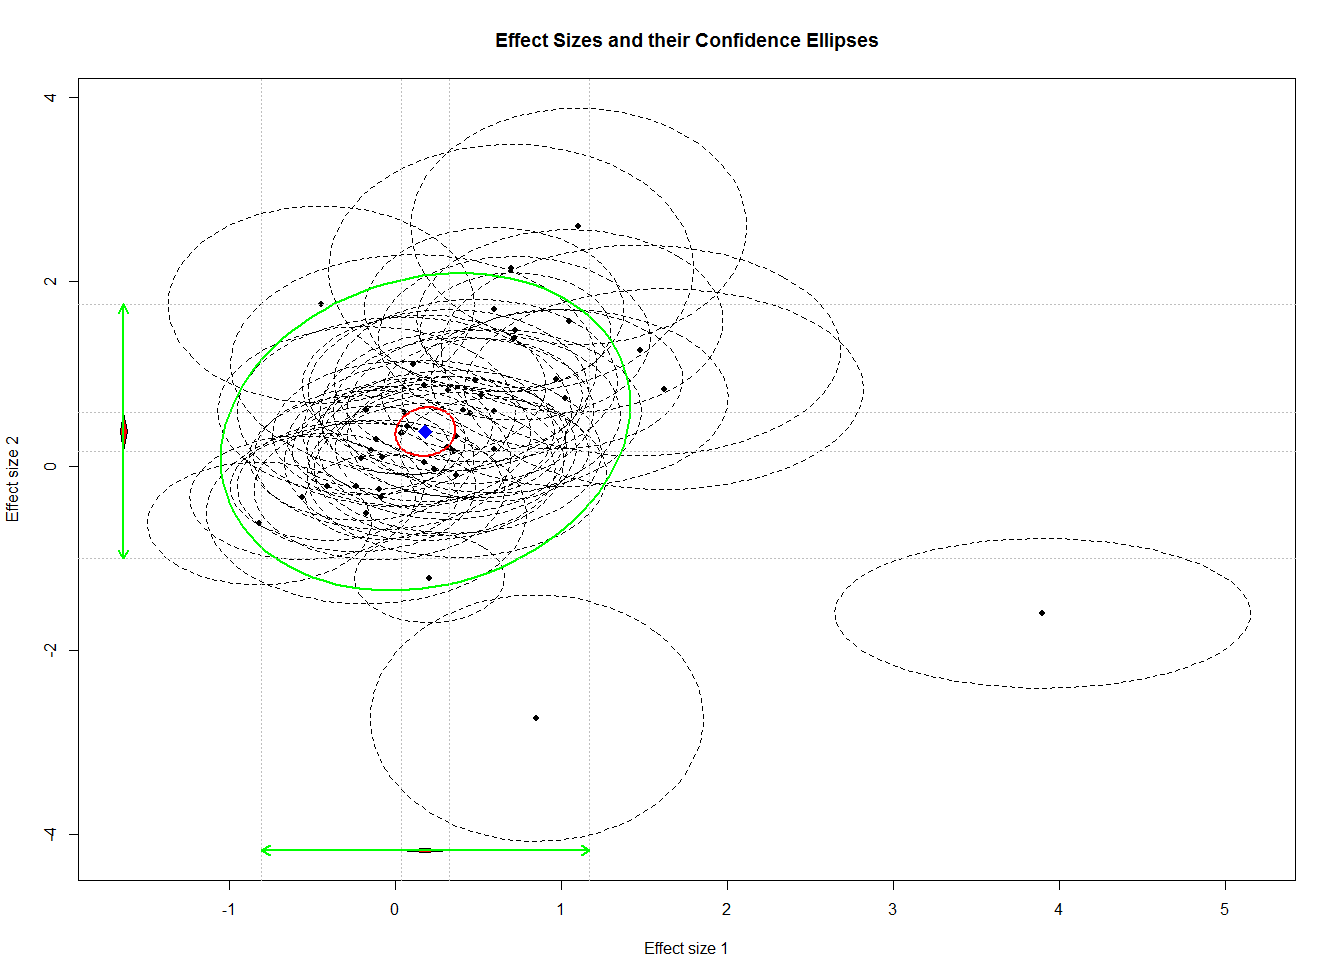

Here is the R script that generated this plot:
#Shortterm Retention and shortterm Transfer effect sizes
library(readr)
library(metaSEM)
library(metafor)

##Read data from csv
SRSTd <- read_csv("SRd_STd_r0.csv")

##Multivariance meta analysis with metaSEM
##SRd-short term retention effect size, STd-short tem transfer effect size, v-variance,cov-covariance
result<-meta(y=cbind(SRd,STd),v=cbind(SRv,SRSTcov,STv),data=SRSTd, model.name="Random effects model")
summary(result)

##plot the effect sizes and their confidence ellipses
plot(result,diag.panel = FALSE)

##Plot the effect sizes with the forest plots
##create extra panels for the forest plots
plot(result,diag.panel = TRUE, 
     main="Learning Performance Analysis", 
     axis.labels = c("Retention","Transfer"))
##forest plot for retention
forest(rma(yi=SRd,vi=SRv,data=SRSTd))
title("Forest plot of retention")
##forest plot for transfer
forest(rma(yi=STd,vi=STv,data=SRSTd))
title("Forest plot of transfer")

##three moderators
result1<-meta(y=cbind(SRd,STd),v=cbind(SRv,SRSTcov,STv),data=SRSTd, model.name="Random effects model",x=cbind(PP,LVS,ToV))
summary(result1)
plot(result1)
